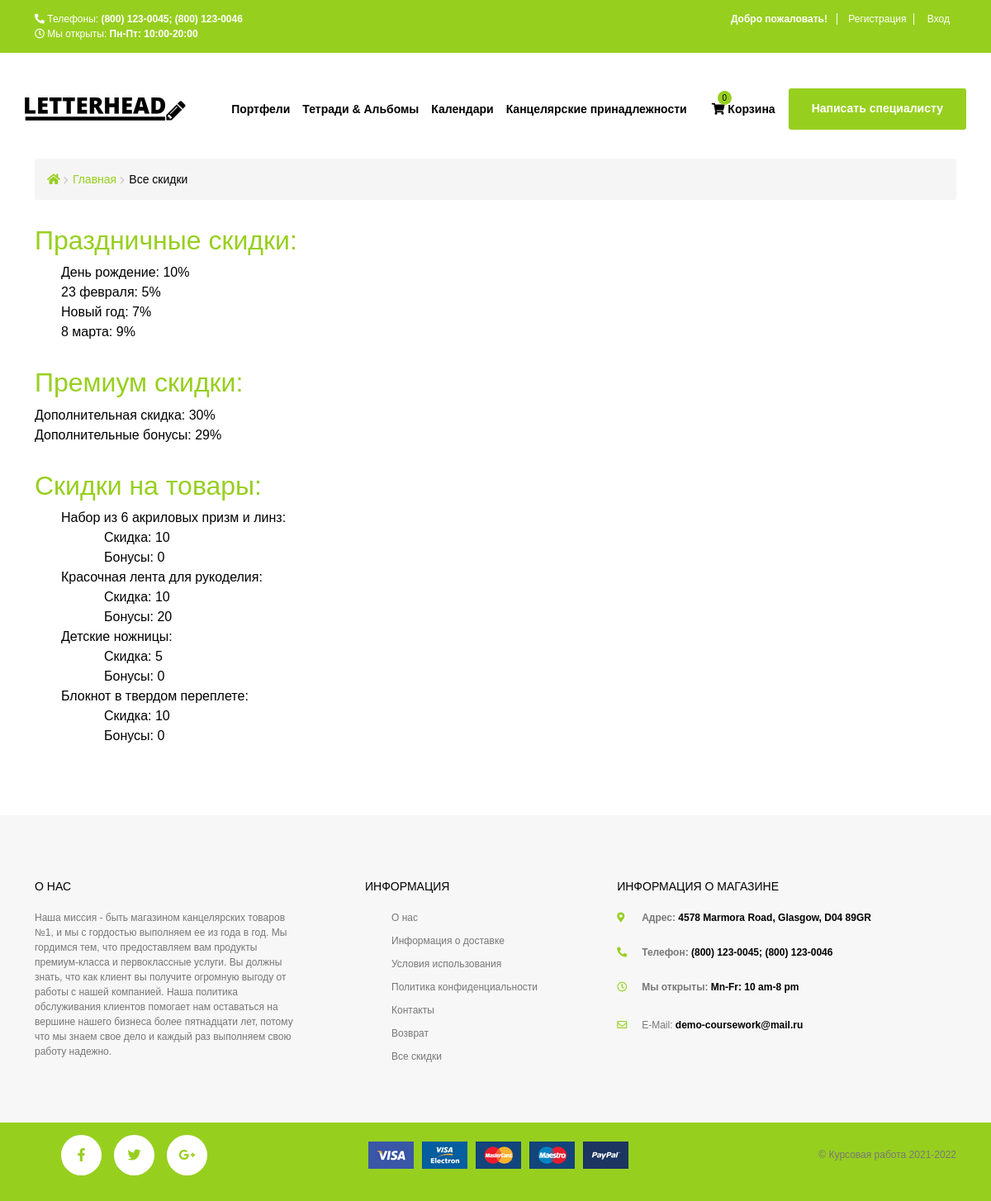
Page /all_bonus.php on the committed database.
### tables this page shows
CREATE TABLE holidays (
  id int(11) NOT NULL PRIMARY KEY AUTO_INCREMENT,            
  date char(5),                                              
  holiday varchar(40) NOT NULL,                              
  discount int(3) NOT NULL DEFAULT 0                         
);

CREATE TABLE premium_bonus (
  discount int(3) NOT NULL,                                  
  bonus int(3) NOT NULL                                      
);

CREATE TABLE stock (
  id int(11) NOT NULL PRIMARY KEY AUTO_INCREMENT,            
  id_good int(11) NOT NULL,                                  
  discount int(2) NOT NULL DEFAULT 0,                        
  bonuses int(4) NOT NULL DEFAULT 0,                         
  data_start DATE NOT NULL,                                  
  data_end DATE NOT NULL,                                    
  FOREIGN KEY (id_good) REFERENCES goods(id)
);

CREATE TABLE goods (
  id int(11) NOT NULL PRIMARY KEY AUTO_INCREMENT,            
  title varchar(60) NOT NULL,                                
  price double NOT NULL,                                     
  description text NOT NULL,                                 
  FULLTEXT (title)
);

### functions/helpers.php (called while the page is built, shortened)
<?php
function db_get_prepare_stmt($link, $sql, $data = [])
{
  $stmt = mysqli_prepare($link, $sql);
  return $stmt;
}
function db_fetch_data($link, $sql, $data = [])
{
  $result = [];
  $stmt = db_get_prepare_stmt($link, $sql, $data);
  mysqli_stmt_execute($stmt);
  $res = mysqli_stmt_get_result($stmt);
  if ($res) {
    $result = mysqli_fetch_all($res, MYSQLI_ASSOC);
  }
  return $result;
}
function include_template($name, array $data = [])
{
  $name = 'templates/' . $name;
  extract($data);
  require $name;
  $result = ob_get_clean();
  return $result;
}

### templates/all_bonus.php (the view, shortened to what this page needs)
<div class="container">
  <ul class="breadcrumb">
    <li><a href="/"><i class="fa fa-home"></i></a> <i class="fas fa-chevron-right"></i></li>
    <li><a href="/">Главная</a> <i class="fas fa-chevron-right"></i> </li>
    <li><span>Все скидки</span></li>
  </ul>
  <div class="div1">
    <div class="item">
      <h2>Праздничные скидки:</h2>
      <ul>
        <?php foreach ($holiday as $val) : ?>
          <li><span><?= $val['holiday'] ?>: </span> <?= $val['discount'] ?>% </li>
        <?php endforeach; ?>
      </ul>
    </div>
    <div class="item">
      <h2>Премиум скидки:</h2>
      <div>Дополнительная скидка: <?= $vip['discount'] ?>%</div>
      <div>Дополнительные бонусы: <?= $vip['bonus'] ?>%</div>
    </div>
    <div class="item">
      <h2>Скидки на товары:</h2>
      <ul>
        <?php foreach ($goods as $val) : ?>
          <li>
            <div><?= $val['title'] ?>:</div>
            <ul style="margin-left: 20px;">
              <li>Скидка: <?= $val['discount'] ?></li>
              <li>Бонусы: <?= $val['bonuses'] ?></li>
            </ul>
          </li>
        <?php endforeach; ?>
      </ul>
    </div>
  </div>
</div>

### styles/style.css (style rules this page uses)
*, *::after, *::before { padding: 0; margin: 0; -webkit-box-sizing: border-box; box-sizing: border-box; }
html, body { width: 100%; height: 100%; font-size: 16px; font-family: "Raleway", sans-serif; font-weight: 400; color: #000; position: relative; cursor: default; }
a { color: inherit; font-family: inherit; text-decoration: none; }
.container { width: 95%; max-width: 1200px; margin: 0 auto; position: relative; }
ol, ul { list-style: none; }
.breadcrumb { margin: 15px 0 25px; margin-top: 128px; padding: 13px 15px; border-radius: 0; background: #f5f5f5; font-size: 14px; line-height: 24px; border-radius: 3px; display: -webkit-box; display: -ms-flexbox; display: flex; -webkit-box-align: center; -ms-flex-align: center; align-items: center; }
.breadcrumb > li > i { font-size: 10px; color: #ccc; margin-right: 5px; }
.breadcrumb a, .breadcrumb a:visited, .breadcrumb a:focus { color: #97cf1f; }

### templates/all_bonus.php (style rules this page uses)
h2 { color: #97cf1f; }
.item { margin-top: 30px; }

### rows in the picture
holidays: holiday "День рождение", discount "10"
holidays: holiday "23 февраля", discount "5"
holidays: holiday "Новый год", discount "7"
holidays: holiday "8 марта", discount "9"
premium_bonus: discount "30", bonus "29"
stock: id_good.title "Набор из 6 акриловых призм и линз", discount "10", bonuses "0"
stock: id_good.title "Красочная лента для рукоделия", discount "10", bonuses "20"
stock: id_good.title "Детские ножницы", discount "5", bonuses "0"
stock: id_good.title "Блокнот в твердом переплете", discount "10", bonuses "0"

### other values in the picture
$basket_count "0"
